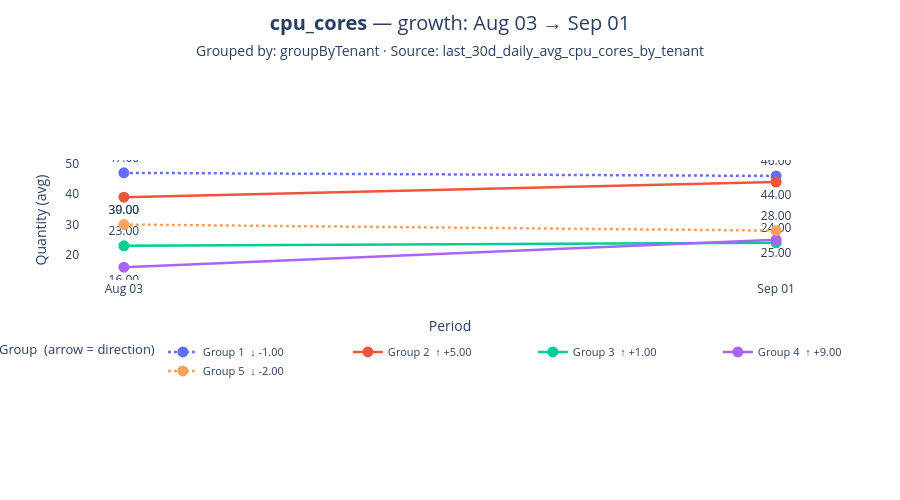

The cell this chart's notebook holds for it:
### Markdown cell above
### Chart Guide

**Purpose:** Compares where each group started vs where it ended, making growth
and decline patterns immediately visible without reading a table.

**Chart Attributes**

| | |
|---|---|
| **Chart type** | Slope chart (two-point line per group) |
| **X axis** | Two points: first period date and last period date |
| **Y axis** | Usage quantity |
| **Green line** | Group grew over the window |
| **Red line** | Group shrank over the window |
| **Grey line** | Group was stable (change < 0.01) |

**Insights:** Many crossing lines indicate groups are swapping rank —
the dominant group at the start may not be dominant at the end.
> Showing the first dataset. To show all, change `ds = datasets[0]` to `for ds in datasets:`.

### Code cell
if fig_58 is not None:
    fig_58.show()

### Figure 1 — Plotly figure (JSON) as saved in the notebook; plotly's stock layout.template omitted (floating-point values rounded to 4 significant figures)
{"data": [{"customdata": [["BANK_CORP::"], ["BANK_CORP::"]], "hovertemplate": "<b>%{fullData.name}</b><br>Group ID: %{customdata[0]}<br>%{x|%b %d %Y}: %{y:.3f}<extra></extra>", "line": {"color": "#636EFA", "dash": "dot", "width": 2.5}, "marker": {"color": "#636EFA", "size": 11}, "mode": "lines+markers+text", "name": "Group 1  ↓ -1.00", "text": ["47.00", "46.00"], "textposition": ["top center", "top center"], "type": "scatter", "x": ["2026-08-03T00:00:00+00:00", "2026-09-01T00:00:00+00:00"], "y": [47, 46]}, {"customdata": [["RETAILPLEX_CO::"], ["RETAILPLEX_CO::"]], "hovertemplate": "<b>%{fullData.name}</b><br>Group ID: %{customdata[0]}<br>%{x|%b %d %Y}: %{y:.3f}<extra></extra>", "line": {"color": "#EF553B", "dash": "solid", "width": 2.5}, "marker": {"color": "#EF553B", "size": 11}, "mode": "lines+markers+text", "name": "Group 2  ↑ +5.00", "text": ["39.00", "44.00"], "textposition": ["bottom center", "bottom center"], "type": "scatter", "x": ["2026-08-03T00:00:00+00:00", "2026-09-01T00:00:00+00:00"], "y": [39, 44]}, {"customdata": [["HEALTHNET_ORG::"], ["HEALTHNET_ORG::"]], "hovertemplate": "<b>%{fullData.name}</b><br>Group ID: %{customdata[0]}<br>%{x|%b %d %Y}: %{y:.3f}<extra></extra>", "line": {"color": "#00CC96", "dash": "solid", "width": 2.5}, "marker": {"color": "#00CC96", "size": 11}, "mode": "lines+markers+text", "name": "Group 3  ↑ +1.00", "text": ["23.00", "24.00"], "textposition": ["top center", "top center"], "type": "scatter", "x": ["2026-08-03T00:00:00+00:00", "2026-09-01T00:00:00+00:00"], "y": [23, 24]}, {"customdata": [["MOTORVAULT_INC::"], ["MOTORVAULT_INC::"]], "hovertemplate": "<b>%{fullData.name}</b><br>Group ID: %{customdata[0]}<br>%{x|%b %d %Y}: %{y:.3f}<extra></extra>", "line": {"color": "#AB63FA", "dash": "solid", "width": 2.5}, "marker": {"color": "#AB63FA", "size": 11}, "mode": "lines+markers+text", "name": "Group 4  ↑ +9.00", "text": ["16.00", "25.00"], "textposition": ["bottom center", "bottom center"], "type": "scatter", "x": ["2026-08-03T00:00:00+00:00", "2026-09-01T00:00:00+00:00"], "y": [16, 25]}, {"customdata": [["MANUFACT_WORKS::"], ["MANUFACT_WORKS::"]], "hovertemplate": "<b>%{fullData.name}</b><br>Group ID: %{customdata[0]}<br>%{x|%b %d %Y}: %{y:.3f}<extra></extra>", "line": {"color": "#FFA15A", "dash": "dot", "width": 2.5}, "marker": {"color": "#FFA15A", "size": 11}, "mode": "lines+markers+text", "name": "Group 5  ↓ -2.00", "text": ["30.00", "28.00"], "textposition": ["top center", "top center"], "type": "scatter", "x": ["2026-08-03T00:00:00+00:00", "2026-09-01T00:00:00+00:00"], "y": [30, 28]}], "layout": {"height": 500, "hovermode": "closest", "legend": {"entrywidth": 140, "entrywidthmode": "pixels", "font": {"size": 11}, "orientation": "h", "title": {"text": "Group  (arrow = direction)"}, "x": 0.5, "xanchor": "center", "y": -0.4783, "yanchor": "top"}, "margin": {"b": 220, "l": 80, "r": 80, "t": 160}, "paper_bgcolor": "white", "plot_bgcolor": "white", "title": {"font": {"size": 20}, "text": "<b>cpu_cores</b> — growth: Aug 03 → Sep 01<br><span style='font-size:14px'>Grouped by: groupByTenant · Source: last_30d_daily_avg_cpu_cores_by_tenant</span>", "x": 0.5, "xanchor": "center", "y": 0.94, "yanchor": "top"}, "xaxis": {"automargin": true, "ticktext": ["Aug 03", "Sep 01"], "tickvals": ["2026-08-03T00:00:00+00:00", "2026-09-01T00:00:00+00:00"], "title": {"standoff": 25, "text": "Period"}}, "yaxis": {"automargin": true, "title": {"text": "Quantity (avg)"}}}}
